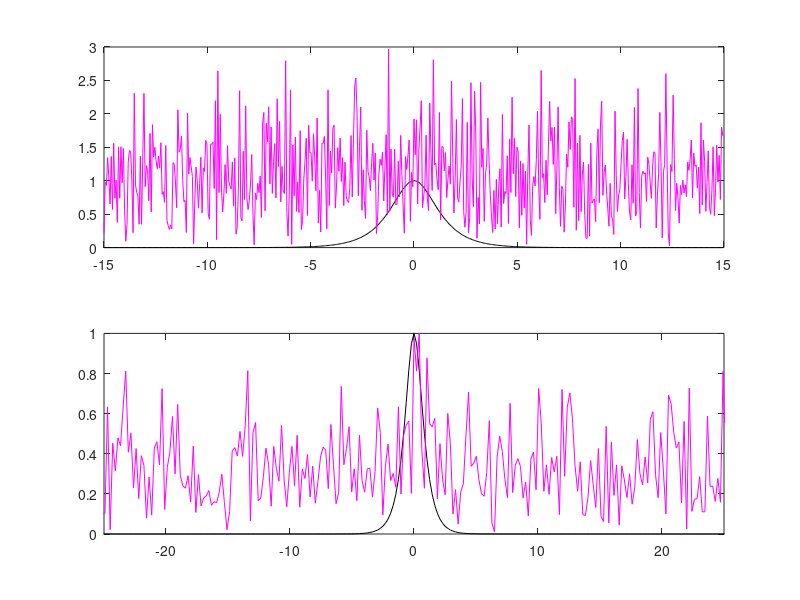

This chart was generated by the following MATLAB code:
clear all; close all; clc;

T=30;
n=512;

t2 = linspace(-T/2, T/2, n+1); t = t2(1:n);
k = (2*pi/T)*[0:n/2-1 -n/2:-1]; % rescale from 2 pi and split into frequency components.
ks = fftshift(k);

u = sech(t);
ut = fft(u);

noise = 20;
utn = ut+noise*(randn(1,n)+i*randn(1,n));
un = ifft(utn);

subplot(2,1,1), plot(t, u, 'k', t, abs(un), 'm'); % signal vs time
subplot(2,1,2), plot(ks, abs(fftshift(ut))/max(abs(fftshift(ut))), 'k', ...
    ks, abs(fftshift(utn))/max(abs(fftshift(utn))), 'm');
axis([-25,25,0,1]);
